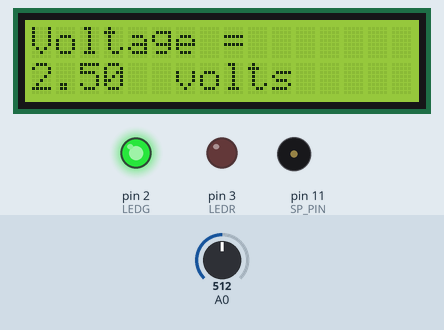
A sketch run on a simulated Arduino Uno, built with avr-gcc and run on an emulated ATmega328P. Parts: 16×2 character LCD, output pins drawn as LEDs (lit = HIGH), buzzer (waves = sounding). Inputs (shaded band) come from the test bench; at power-on: A0 = 512.

Above: at 2.7 s.
2.8 s: A0 set to 699
At 4.4 s:
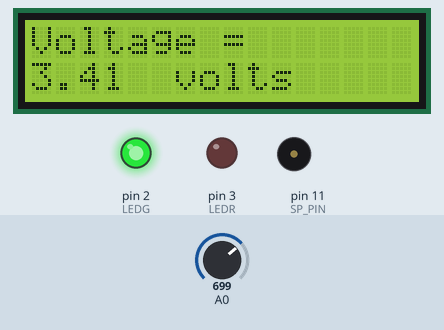
5.1 s: A0 set to 731
At 5.76 s:
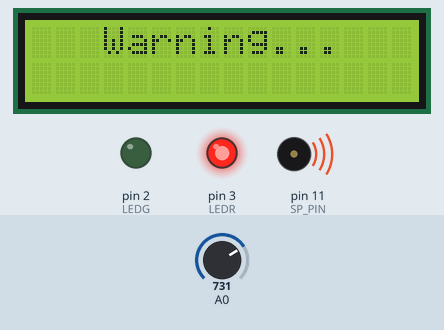
7.5 s: A0 set to 716
At 8.5 s:
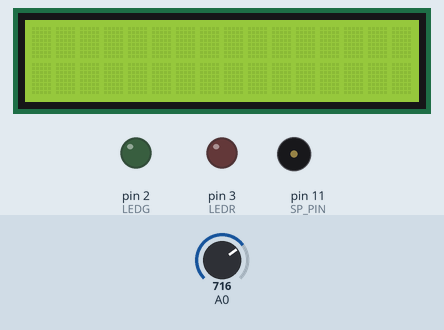
10.2 s: A0 set to 900
At 10.88 s:
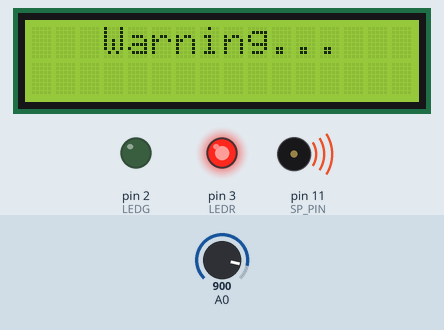
Timing chart, 0 to 14.0 s (numbered marks = the images above; inputs shaded):
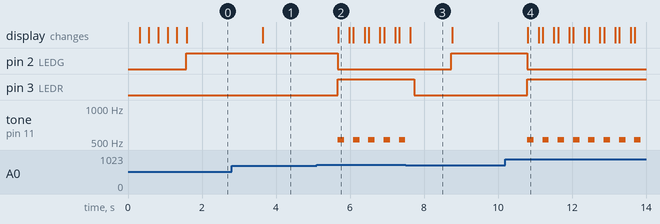

Measured:
- the behaviour switches between 716 and 717 on A0 (found by bisection; images 1 and 2)
- after the input at 2.8 s, the display: changes after 0.84 s (image 1)
- after the input at 5.1 s, pin 2 (LEDG): HIGH → LOW after 0.57 s; pin 3 (LEDR): LOW → HIGH after 0.57 s; tone on pin 11 (SP_PIN): alternates 523 Hz for 0.18 s and silent for 0.24 s, starting after 0.57 s; the display: changes after 0.58 s (image 2)
- after the input at 7.5 s, pin 2 (LEDG): LOW → HIGH after 1.2 s; pin 3 (LEDR): HIGH → LOW after 0.24 s; tone on pin 11 (SP_PIN): stops changing and stays silent
- after the input at 10.2 s, pin 2 (LEDG): HIGH → LOW after 0.59 s; pin 3 (LEDR): LOW → HIGH after 0.59 s; tone on pin 11 (SP_PIN): alternates 523 Hz for 0.18 s and silent for 0.24 s, starting after 0.59 s; the display: changes after 0.60 s (image 4)
- what the display in image 3 shows lasts 1.2 s, from 7.6 s to 8.8 s

The sketch:

Piezo_Transducer.ino
```cpp
#include "pitches.h"
#include <Wire.h>
#include <LiquidCrystal_I2C.h>
const byte SP_PIN = 11;
const byte LEDG = 2;
const byte LEDR = 3;

LiquidCrystal_I2C lcd(0x27, 2, 1, 0, 4, 5, 6, 7, 3, POSITIVE);


void setup() {
  // put your setup code here, to run once:
  lcd.begin(16, 2);
  pinMode(SP_PIN, OUTPUT);
  pinMode(LEDG, OUTPUT);
  pinMode(A0, INPUT);
  pinMode(LEDR, OUTPUT);

  for(int i = 0; i < 3; i++)
  {
    lcd.backlight();
    delay(250);
    lcd.noBacklight();
    delay(250);
  }
  lcd.backlight();
  digitalWrite(LEDG, LOW);
  digitalWrite(LEDR, LOW);
}

float value;
float ans;
void loop() {
  // put your main code here, to run repeatedly:
  value = analogRead(A0);
  ans = value * 0.004883;
  lcd.clear();
  digitalWrite(LEDG, LOW);
  digitalWrite(LEDR, LOW);

  if(ans < 3.5)
  {
    digitalWrite(LEDG, HIGH);
    lcd.setCursor(0,0);
    lcd.print("Voltage = ");
    lcd.setCursor(0,1);
    lcd.print(ans, 2);
    lcd.setCursor(6,1);
    lcd.print("volts");
  }
  else
  {
    while(ans > 3.5)
    {
      digitalWrite(LEDR, HIGH);
      lcd.backlight();
      lcd.setCursor(3,0);
      tone(SP_PIN, NOTE_C5, 175);
      lcd.print("Warning...");
      delay(300);
      lcd.clear();
      delay(100);
      value = analogRead(A0);
      ans = value * 0.004883;
    }
    digitalWrite(LEDR, LOW);
  }
  delay(1000);
}
```

pitches.h
```cpp
#define NOTE_A0 28
#define NOTE_A# 29
#define NOTE_B 31
#define NOTE_C 33
#define NOTE_C# 35
#define NOTE_D 37
#define NOTE_D# 39
#define NOTE_E 41

#define NOTE_E5 659
#define NOTE_C5 523
#define NOTE_G5 784
```
